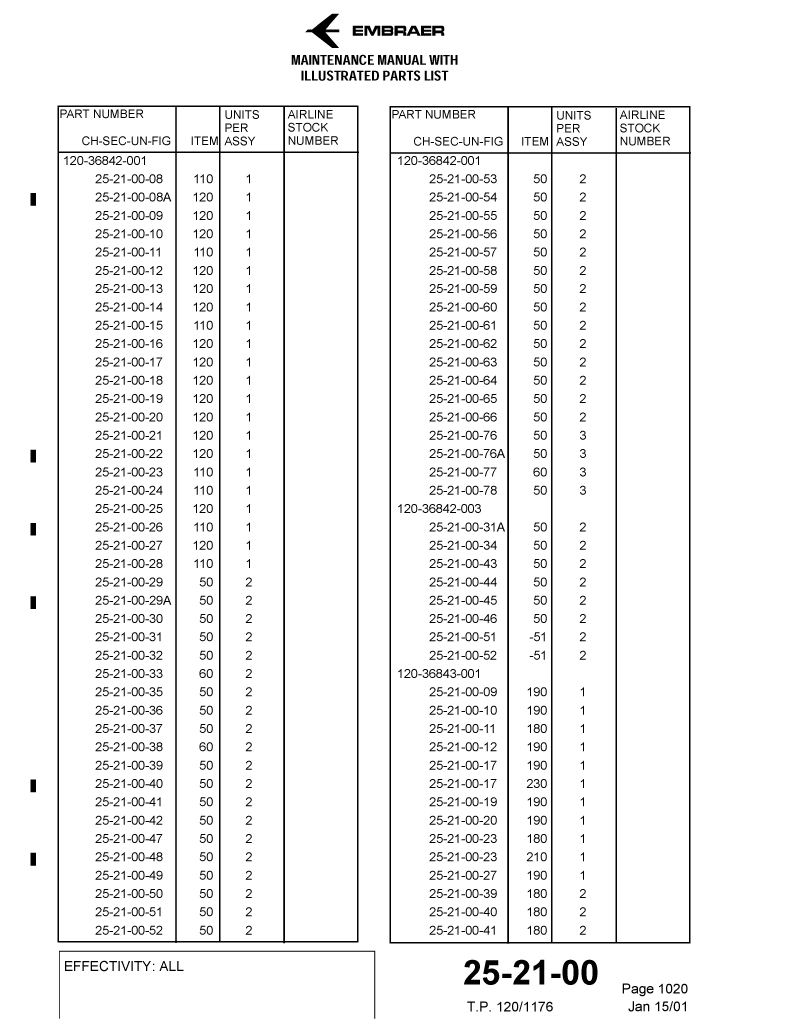
#> input picture local_data/rescarta_exports/t_p_120_1176/pages/000041_00000041.tif, 3199 x 4141 px (shown at 1/4 size)
$ python -i build_trace_net_meaningful_image_route_detector_v1_2.py   (imports and definitions only)
#> lines starting #> are read from the running program, lines starting #| are printed output that depends on the picture; after the words box and inside, x2 and y2 are one past the last pixel; in counts of white or black regions, pixels touching at a corner belong together
#> further down, picture is the input picture: PIL image 3199x4141 1; 94.8% white; 1468 black regions (2 under 20 px), largest, box (x1, y1, x2, y2) and area: (1558, 424, 2764, 3775) 124971, (230, 422, 1436, 3773) 124947, (236, 3803, 1501, 4075) 6936
#!/usr/bin/env python3
"""TRACE-Net meaningful image route detector v1.2.

Read-only TIFF/page-image route audit that separates true meaningful visual pages
from table/text/blank/front-matter pages before expensive vision routing.

Safety contract:
- Does not call OCR/LLM/Ollama.
- Does not write Postgres/Qdrant/OpenSearch.
- Does not mutate source TIFFs or source-truth artifacts.
- Does not grant answer permission.
"""

from __future__ import annotations

import argparse
import io
import json
import math
import re
import statistics
import zipfile
from collections import Counter, deque
from dataclasses import dataclass
from pathlib import Path
from typing import Any, Dict, Iterable, List, Optional, Sequence, Tuple

try:
    from PIL import Image, ImageDraw, ImageFont
except Exception as exc:  # pragma: no cover
    raise SystemExit(
        "Pillow is required for TIFF/image inspection. Install with: python -m pip install Pillow"
    ) from exc


MODULE_NAME = "trace_net_meaningful_image_route_detector_v1_2"
DEFAULT_PAGE_ID_PREFIX = "t_p_120_1176"

IMAGE_EXTS = {".tif", ".tiff", ".png", ".jpg", ".jpeg", ".bmp", ".webp"}

POSITIVE_FIGURE_TERMS = {
    "figure",
    "fig.",
    "detail",
    "view",
    "section",
    "typ",
    "ref",
    "assembly",
    "exploded",
    "diagram",
    "illustration",
}

NEGATIVE_FRONT_MATTER_TERMS = {
    "table of contents",
    "list of effective pages",
    "revision record",
    "service bulletin",
    "numerical index",
    "record of revisions",
    "temporary revision",
}

TABLE_TERMS = {
    "table",
    "qty",
    "nomenclature",
    "part number",
    "item",
    "units per assy",
    "effectivity",
}


@dataclass(frozen=True)
class ImageRef:
    source_type: str
    path: str
    zip_member: str = ""

    # [5 lines left out: function display_path, not called in this run]


def clamp(value: float, low: float = 0.0, high: float = 1.0) -> float:
    return max(low, min(high, value))


# [34 lines left out: function read_json_or_jsonl, not called in this run]


def canonical_page_id_from_number(page_number: int, page_id_prefix: str = DEFAULT_PAGE_ID_PREFIX) -> str:
    return f"{page_id_prefix}_p{int(page_number):06d}"


# [165 lines left out: functions extract_page_number, extract_page_id, deep_find_strings, first_value_by_key, load_route_manifest, discover_image_refs and 1 more, not called in this run]


def threshold_image(gray: Image.Image) -> Tuple[Image.Image, int]:
    hist = gray.histogram()
#> hist = 256 values, max 12555255 at index 255, min 0 at index 1, mean 51746.3
    total = sum(hist)
#> total = 13247059
    if total <= 0:
        return gray.point(lambda p: 0), 220

    # Robust scan threshold for technical black-on-white pages.
    # Use bright background expectation but adapt if scans are darker.
    cumulative = 0
    p90 = 240
    for idx, count in enumerate(hist):
        cumulative += count
        if cumulative >= total * 0.90:
            p90 = idx
            break
#> this loop made 256 passes
#> (cumulative, p90) on pass 256: (13247059, 255)
#> (count, cumulative) on passes 1 to 6: (691804, 691804), (0, 691804), (0, 691804), (0, 691804), (0, 691804), (0, 691804)
#> after the loop, cumulative = 13247059
    threshold = int(clamp(p90 - 28, 155, 225))
#> threshold = 225
    binary = gray.point(lambda p: 255 if p < threshold else 0, "L")
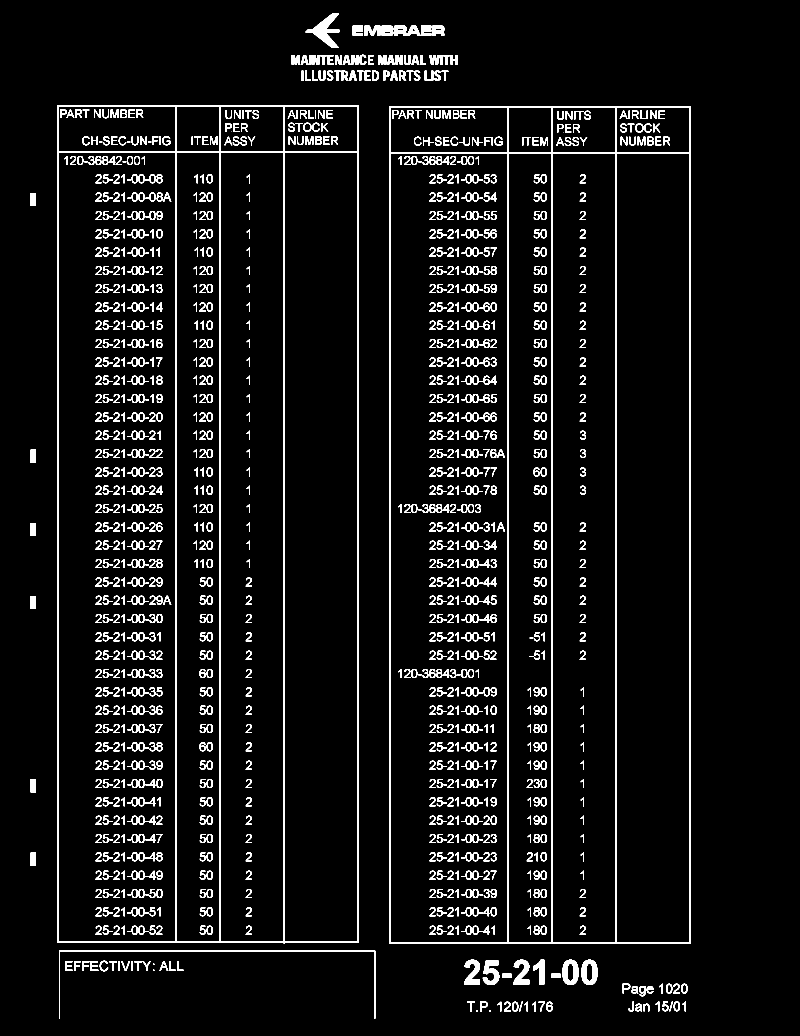
#> binary: PIL image 3199x4141 L (shown at 1/4 size); 5.2% white; 1468 white regions (2 under 20 px), largest, box (x1, y1, x2, y2) and area: (1558, 424, 2764, 3775) 124971, (230, 422, 1436, 3773) 124947, (236, 3803, 1501, 4075) 6936
    return binary, threshold


# [500 lines left out: functions group_positions, spacing_regularity, connected_components, projection_features, collect_ocr_text_for_page, term_score and 1 more, not called in this run]


def write_json(path: Path, data: Any) -> None:
    path.parent.mkdir(parents=True, exist_ok=True)
    path.write_text(json.dumps(data, indent=2, sort_keys=True, ensure_ascii=False) + "\n", encoding="utf-8")


# [361 lines left out: functions create_contact_sheet, auto_tiff_roots, build, build_arg_parser, main, not called in this run]


# [2 lines not run here, left out]

>>> from PIL import Image
>>> picture = Image.open('../local_data/rescarta_exports/t_p_120_1176/pages/000041_00000041.tif')
>>> result = threshold_image(picture)
